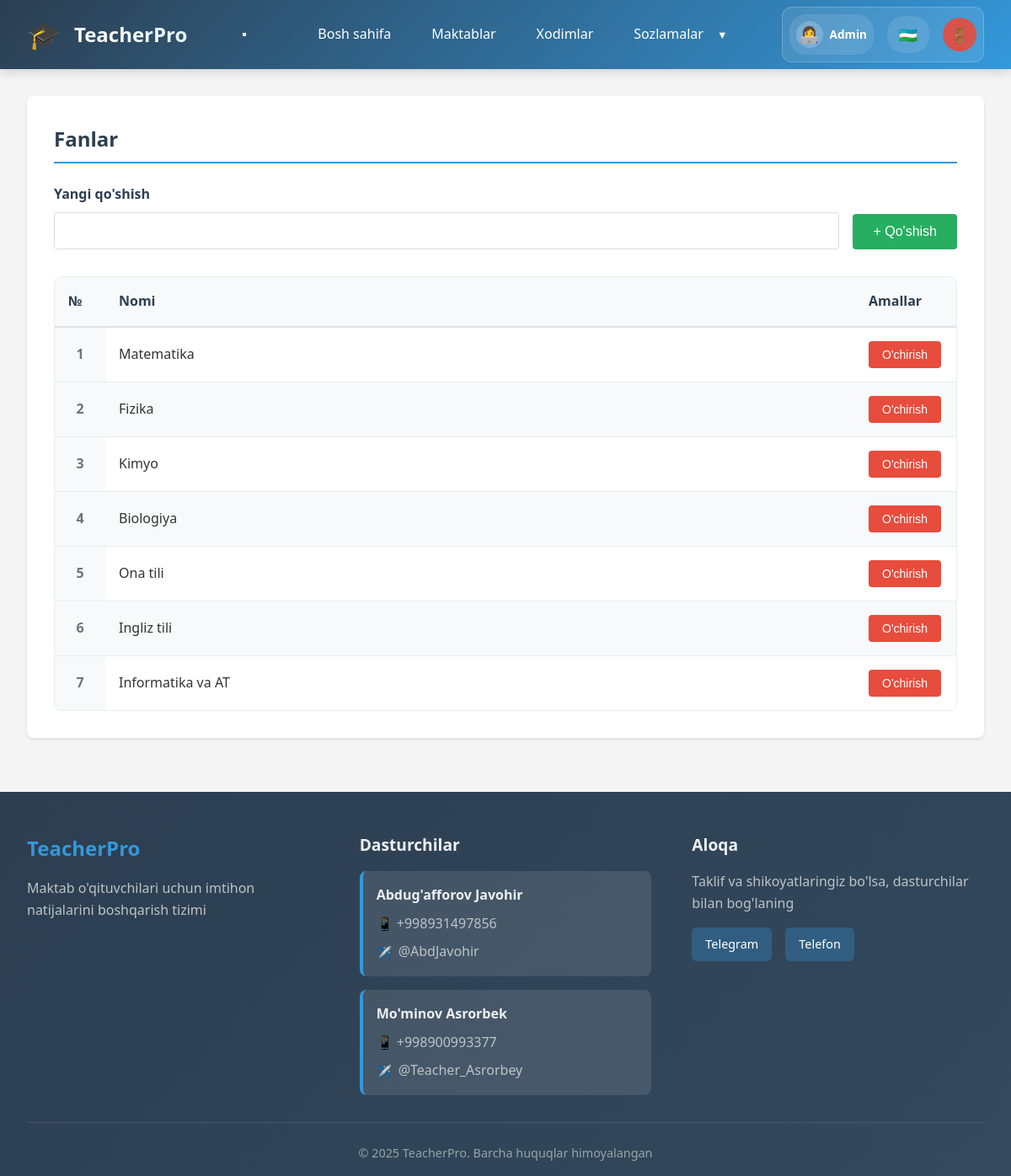
The page /admin/subjects (signed in) on the database its author committed.
### models.py (models this page shows)
class Base(DeclarativeBase):
    pass

class Subject(Base):
    __tablename__ = 'subjects'
    id = Column(Integer, primary_key=True)
    name = Column(String(100), nullable=False, unique=True)
    assigned_teachers = relationship('Employee', secondary='teacher_subjects', back_populates='assigned_subjects')

### routers/admin.py (the view)
@router.get("/subjects", response_class=HTMLResponse)
async def subjects_list(
    request: Request,
    db: AsyncSession = Depends(get_db)
):
    result = await db.execute(select(Subject))
    subjects = result.scalars().all()
    from language import language_manager
    lang = request.session.get('language', 'uz')
    context = await get_template_context(request)
    context.update({
        'items': subjects,
        'title': language_manager.get('subjects', lang),
        'add_url': 'add_subject',
        'delete_url': 'delete_subject'
    })
    return templates.TemplateResponse('admin/simple_list.html', context)

### templates/admin/simple_list.html (shortened to what this page needs)
{% extends "base.html" %}
{% block content %}
<div class="card">
    <h2>{{ title }}</h2>
    <form method="POST" action="{{ url_for(add_url) }}" style="margin-bottom: 2rem;">
        <div style="display: flex; gap: 1rem; align-items: end;">
            <div class="form-group" style="flex: 1; margin-bottom: 0;">
                <label for="name">{{ _('add_new') }}</label>
                <input type="text" id="name" name="name" required>
            </div>
            <button type="submit" class="btn btn-success">+ {{ _('add') }}</button>
        </div>
    </form>
    {% if items %}
    <div class="table-container">
        <table>
            <thead>
                <tr>
                    <th width="60">{{ _('number') }}</th>
                    <th>{{ _('name') }}</th>
                    <th width="120">{{ _('actions') }}</th>
                </tr>
            </thead>
            <tbody>
                {% for item in items %}
                <tr>
                    <td class="row-number">{{ loop.index }}</td>
                    <td>{% if item.title %}{{ item.title }}{% else %}{{ item.name }}{% endif %}</td>
                    <td>
                        <form method="POST" action="{{ url_for(delete_url, id=item.id) }}" style="display: inline;"
                            onsubmit="return confirmDelete();">
                            <button type="submit" class="btn btn-danger btn-sm">{{ _('delete') }}</button>
                        </form>
                    </td>
                </tr>
                {% endfor %}
            </tbody>
        </table>
    </div>
    {% else %}
    <div class="no-data">
        <p>{{ _('no_data') }}</p>
    </div>
    {% endif %}
</div>
{% endblock %}

### static/style.css (style rules this page uses)
* { margin: 0; padding: 0; box-sizing: border-box; }
body { font-family: 'Segoe UI', Tahoma, Geneva, Verdana, sans-serif; background: #f5f5f5; color: #333; line-height: 1.6; }
.card { background: white; border-radius: 8px; padding: 2rem; margin-bottom: 2rem; box-shadow: 0 2px 4px rgba(0, 0, 0, 0.1); }
.card h2 { margin-bottom: 1.5rem; color: #2c3e50; border-bottom: 2px solid #3498db; padding-bottom: 0.5rem; }
.btn { padding: 0.75rem 1.5rem; border: none; border-radius: 4px; cursor: pointer; font-size: 1rem; text-decoration: none; display: inline-block; transition: all 0.3s; }
.btn-success { background: #27ae60; color: white; }
.btn-danger { background: #e74c3c; color: white; }
.btn-sm { padding: 0.5rem 1rem; font-size: 0.875rem; }
.form-group { margin-bottom: 1.5rem; }
.form-group label { display: block; margin-bottom: 0.5rem; font-weight: 600; color: #2c3e50; }
.form-group input, .form-group select, .form-group textarea { width: 100%; padding: 0.75rem; border: 1px solid #ddd; border-radius: 4px; font-size: 1rem; }
table { width: 100%; border-collapse: collapse; margin-top: 1rem; }
table th, table td { padding: 0.75rem; text-align: left; border-bottom: 1px solid #ddd; }
table th { background: #ecf0f1; font-weight: 600; color: #2c3e50; }
.btn { padding: 0.75rem 1.5rem; border: none; border-radius: 4px; cursor: pointer; font-size: 1rem; text-decoration: none; display: inline-block; transition: all 0.3s; text-align: center; min-width: 120px; }
.btn-sm { padding: 0.5rem 1rem; font-size: 0.875rem; min-width: 80px; }
table tbody tr:nth-child(even) { background-color: #f8f9fa; }
table tbody tr:nth-child(odd) { background-color: #ffffff; }
.table-container { overflow-x: auto; border-radius: 8px; border: 1px solid #e9ecef; }
.row-number { text-align: center; font-weight: 600; color: #6c757d; background-color: #f8f9fa; }
table { width: 100%; border-collapse: collapse; margin: 0; }
table th { background: #f8f9fa; font-weight: 600; color: #2c3e50; padding: 1rem; text-align: left; border-bottom: 2px solid #dee2e6; }
table td { padding: 1rem; border-bottom: 1px solid #e9ecef; }
table tr:last-child td { border-bottom: none; }

### templates/admin/simple_list.html (style rules this page uses)
.table-container { overflow-x: auto; border-radius: 8px; border: 1px solid #e9ecef; }
.row-number { text-align: center; font-weight: 600; color: #6c757d; background-color: #f8f9fa; }
table { width: 100%; border-collapse: collapse; margin: 0; }
table th { background: #f8f9fa; font-weight: 600; color: #2c3e50; padding: 1rem; text-align: left; border-bottom: 2px solid #dee2e6; }
table td { padding: 1rem; border-bottom: 1px solid #e9ecef; }
table tr:last-child td { border-bottom: none; }

### rows shown on the page
Subject: name "Matematika"
Subject: name "Fizika"
Subject: name "Kimyo"
Subject: name "Biologiya"
Subject: name "Ona tili"
Subject: name "Ingliz tili"
Subject: name "Informatika va AT"

### other values the page prints
{{ session.full_name.split(' ')[0] }} "Admin"
{{ title }} "Fanlar"
